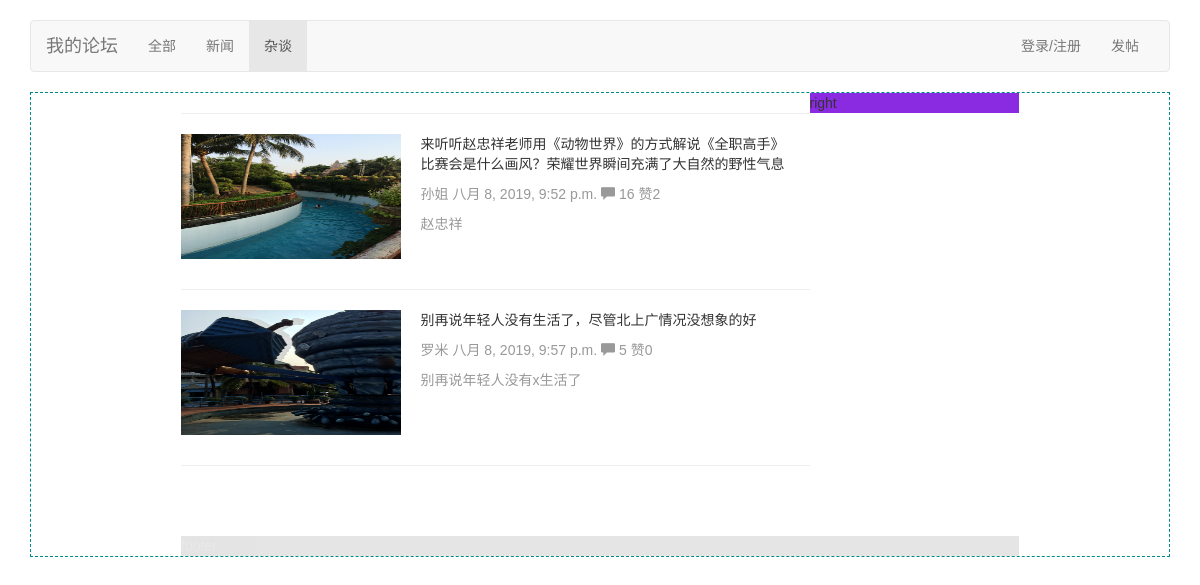
The page /bbs/category/2 on the database its author committed.
### bbs/models.py (models this page shows, shortened)
class Category(models.Model):
    name=models.CharField(max_length=64,unique=True)
    brief=models.CharField(null=True,blank=True,max_length=255,verbose_name='板块介绍')
    set_as_top_menu=models.BooleanField(default=False,verbose_name='是否首页显示')
    position_index=models.SmallIntegerField(verbose_name='标题排序')
    admins=models.ManyToManyField('UserProfile',blank=True)     #blank=True表示可以为空，blank则用于做空字段的校验。
    '''定义str函数，这样在django后台的外键下拉框里面就会显示对应的name的值，而不是返回一个object的对象'''

class Article(models.Model):
    title=models.CharField('文章标题',max_length=255)
    brief=models.CharField(null=True,blank=True,max_length=255,verbose_name='文章简介') #null=True只是用于在数据库中存储空值，并不用于校验
    category=models.ForeignKey('Category',on_delete=models.CASCADE)
    content=models.TextField(u'文章内容')
    author=models.ForeignKey('UserProfile',on_delete=models.CASCADE)
    pub_date=models.DateTimeField('发布时间',blank=True,null=True)                     #这里不能创建的时候就填时间，因为有时候是草稿，这时候不能把草稿当作发布时间
    last_modify=models.DateTimeField(auto_now=True)     #每次修改都会更新时间
    priority=models.IntegerField(verbose_name='优先级',default=1000)
    head_img=models.ImageField('文章图片',upload_to='uploads')
    status_choice=(
        ('draft','草稿'),
        ('published','已发布'),
        ('hidden','隐藏'),
    )
    status=models.CharField(choices=status_choice,default='published',max_length=32)
    '''
    clean 用于对表里面的输入做验证，这样就不用前端去做判断了。
    如下方法：
    如果状态类型是草稿，那么就不能给这个文章的pub_date赋值，这时候就返回一个错误信息。
    如果是已发布状态且pub_date是空的，那么就给pub_date这个字段填上当前时间。
    '''
    def clean(self):
        if self.status == 'draft' and self.pub_date is not None:
            raise ValidationError(('Draft entries may not have a publication date.'))
        if self.status == 'published' and self.pub_date is None:
            self.pub_date = datetime.date.today()

class UserProfile(models.Model):
    user = models.OneToOneField(User,on_delete=models.CASCADE)
    name=models.CharField(max_length=32)
    signature=models.CharField(max_length=255,blank=True,null=True) #blank=True表示用户可以不填写这个字段，null=True表示允许数据库存储空字段。
    head_img=models.ImageField(height_field=150,width_field=150,blank=True,null=True)

### bbs/views.py (the view)
# urls.py: re_path('category/(?P<id>\d+)',views.category),
def category(request,id):
    category_obj=models.Category.objects.get(id=id)
    if category_obj.position_index == 1:
        article_list=models.Article.objects.filter(status='published')
    else:
        article_list=models.Article.objects.filter(category_id=id,status='published')
    return render(request,'bbs/index.html',{'category_list':category_list,'category_obj':category_obj,'article_list':article_list})

### bbs/templatetags/custom.py (called while the page is built)
@register.simple_tag
def truncate_url(img_obj):
    return img_obj.split('/', maxsplit=1)[-1]    #和上面的join取得的结果是一样的

@register.simple_tag
def filter_comment(article_obj):
    query_set=article_obj.comment_set.select_related()
    comments={
        'comment_count':query_set.filter(comment_type=1).count(),
        'thumb_count':query_set.filter(comment_type=2).count(),
    }
    return comments

### templates/bbs/index.html (shortened to what this page needs)
{% extends 'base.html' %}
{% load static %}
{% load custom %}
{% block page-container %}
    <div class="wrap-left">
        <hr>
        {% for article in article_list %}
            <div class="article-box row">
                <div class="article-head-img col-md-4">
                    {% truncate_url article.head_img.url as imgpath %}
                    <img src="{% static imgpath %}"/>
                </div>
                <div class="article-brief col-md-8">
                    <a href="{%   url 'article_detail' article.id %}">{{ article.title }}</a>
                    <div class="article-brief-text" style="margin-bottom: 0">
                        <span>{{ article.author.name }}</span>
                        <span>{{ article.pub_date }}</span>
                        {% filter_comment article as comments %}
                        <span class="glyphicon glyphicon-comment" aria-hidden="true"> </span>
                        {{ comments.comment_count }}
                        赞{{ comments.thumb_count }}
                    </div>
                    <div>
                        <p class="article-brief-text">{{ article.brief }}</p>
                    </div>
                </div>
            </div>
            <hr>
        {% endfor %}
    </div>
    <div class="wrap-right">
        right
    </div>
    <div class="footer">footer</div>
{% endblock %}

### templates/base.html (shortened to what this page needs)
{% load custom static %}
<!DOCTYPE html>
<html lang="zh-CN">
<head>
    <link href="/static/bootstrap-3.3.7-dist/css/bootstrap.min.css" rel="stylesheet">
    <link href="/static/bootstrap-3.3.7-dist/css/ie10-viewport-bug-workaround.css" rel="stylesheet">
    <link href="/static/bootstrap-3.3.7-dist/css/navbar.css" rel="stylesheet">
    <link href="/static/bootstrap-3.3.7-dist/css/custom.css" rel="stylesheet">
</head>
<body>
<div class="container">
    <nav class="navbar navbar-default">
        <div class="container-fluid">
            <div class="navbar-header">
                <a class="navbar-brand" href="/bbs">我的论坛</a>
            </div>
            <div id="navbar" class="navbar-collapse collapse">
                <ul class="nav navbar-nav">
                    {% for category in category_list %}
                        {% if category.id == category_obj.id %}
                            <li class="active"><a href="/bbs/category/{{ category.id }}">{{ category.name }}</a></li>
                        {% else %}
                            <li><a href="/bbs/category/{{ category.id }}">{{ category.name }}</a></li>
                        {% endif %}
                    {% endfor %}
                </ul>
                <ul class="nav navbar-nav navbar-right">
                    {% if request.user.is_authenticated %}
                        <li class=""><a
                                href="https://v3.bootcss.com/examples/navbar/">{{ request.user.userprofile.name }} <span
                                class="sr-only">(current)</span></a></li>
                        <li class=""><a href="{% url 'logout' %}">注销 <span class="sr-only">(current)</span></a></li>
                    {% else %}
                        <li class=""><a href="{% url 'login' %}">登录/注册 <span class="sr-only">(current)</span></a></li>
                    {% endif %}
                        <li class=""><a href="{% url 'new_article' %}">发帖</a> </li>
                </ul>
            </div>
        </div>
    </nav>
    <div class="page-container">
        {% block page-container %}{% endblock %}
    </div>
</div>
</body>
</html>

### rows shown on the page
Category: name "全部"
Category: name "新闻"
Category: name "杂谈"
Article: title "来听听赵忠祥老师用《动物世界》的方式解说《全职高手》比赛会是什么画风？荣耀世界瞬间充满了大自然的野性气息", author.name "孙姐", pub_date "八月 8, 2019, 9:52 p.m.", comment_count "16", thumb_count "2", brief "赵忠祥"
Article: title "别再说年轻人没有生活了，尽管北上广情况没想象的好", author.name "罗米", pub_date "八月 8, 2019, 9:57 p.m.", comment_count "5", thumb_count "0", brief "别再说年轻人没有x生活了"
